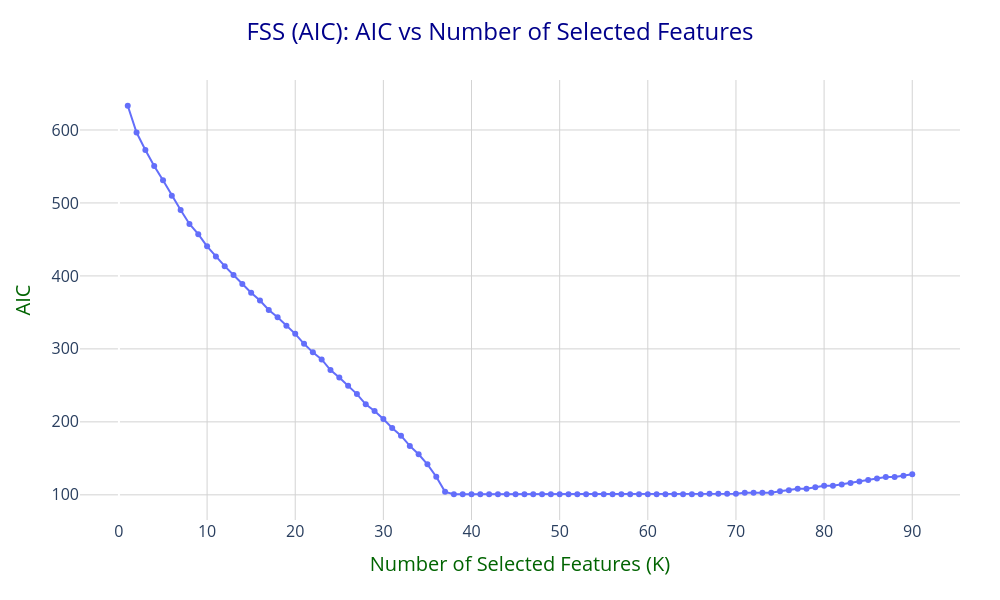
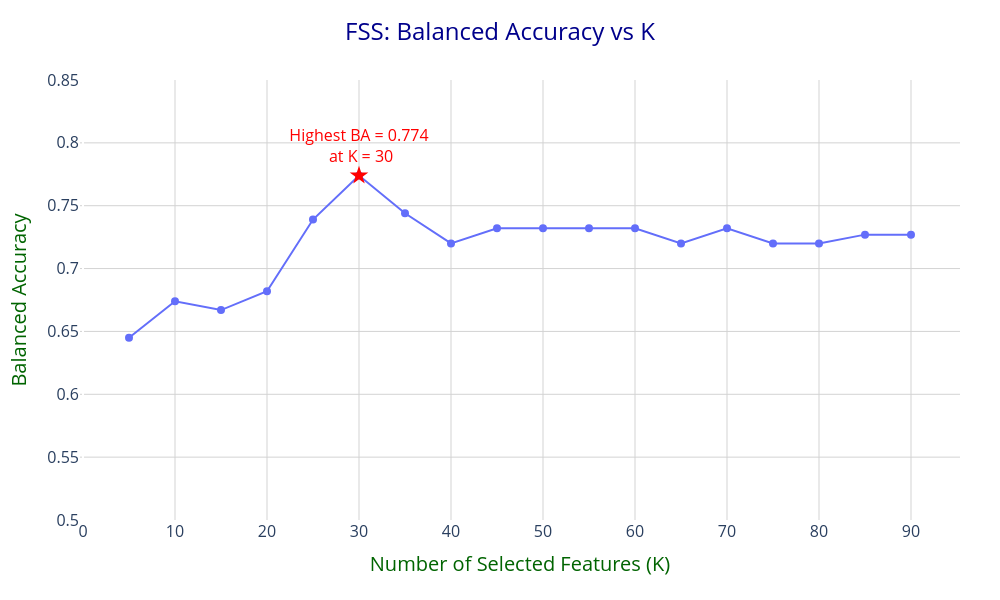
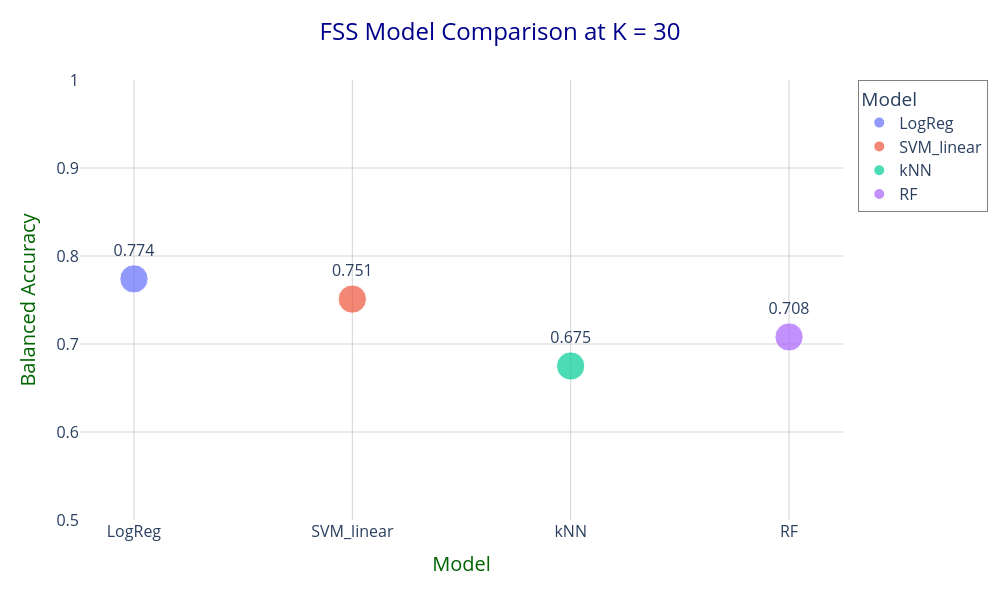

The notebook cell these images were saved under, in order:
### Markdown cell above
### **1.2.1: FORWARD STEPWISE SELECTION (FSS)**

### Code cell
print("\n" + "="*60)
print("1.2.1: FORWARD STEPWISE SELECTION (AIC)")
print("="*60)

# a) Feature selection
def fss_aic_selection(X, y, max_features=200, verbose=True):
    """Forward stepwise selection using AIC with logistic regression."""
    y_arr = np.asarray(y)
    selected = []
    remaining = list(X.columns)
    records = []
    
    for step in range(1, max_features + 1):
        if not remaining:
            if verbose:
                print(f"No remaining features at step {step}, stopping.")
            break
        
        best_feat, best_aic = None, np.inf
        for cand in remaining:
            cols = selected + [cand]
            X_sub = sm.add_constant(X[cols], has_constant="add")
            try:
                model = sm.Logit(y_arr, X_sub).fit(disp=0)
                aic = model.aic
            except Exception:
                continue
        
            if aic < best_aic:
                best_aic = aic
                best_feat = cand
        
        if best_feat is None:
            if verbose:
                print(f"No valid candidate at step {step}, stopping.")
            break
        
        selected.append(best_feat)
        remaining.remove(best_feat)
        records.append({"K": len(selected), "Feature": best_feat, "AIC": best_aic})
        
        if verbose:
            print(f"Step {step}: added {best_feat}, K={len(selected)}, AIC={best_aic:.3f}")
    
    return selected, pd.DataFrame(records)

MAX_FEATURES_FSS = 200

def compute_fss():
    t0 = time.perf_counter()
    feats, aic_df = fss_aic_selection(X_tr, y_tr, max_features=MAX_FEATURES_FSS, verbose=True)
    runtime = time.perf_counter() - t0
    return {"feats": feats, "aic_df": aic_df, "time_select": runtime}

fss_cache = load_or_compute("fss_aic.pkl", compute_fss)
fss_feats = fss_cache["feats"]
fss_aic_df = fss_cache["aic_df"]
fss_time_select = fss_cache["time_select"]

print(f"\nFSS selection runtime: {fss_time_select:.2f} seconds")
show_df(fss_aic_df, "FSS AIC Results")

# Plot: AIC vs K
fig_fss_aic = px.line(fss_aic_df, x="K", y="AIC", markers=True)
fig_fss_aic.update_traces(
    hovertemplate="K = %{x}<br>AIC = %{y:.3f}<extra></extra>"
)
plotly_layout(fig_fss_aic, "FSS (AIC): AIC vs Number of Selected Features",
              "Number of Selected Features (K)", "AIC")
fig_fss_aic.show()
save_plotly_pdf(fig_fss_aic, "fss_aic_vs_k")

# b) Balanced accuracy over K values
print("\n--- Evaluating FSS over K values ---")
fss_ba_records = []
t0_eval = time.perf_counter()

for K in K_STANDARD_GRID:
    if K > len(fss_feats):
        continue
    feats_k = fss_feats[:K]
    pipe = make_pipeline(LogisticRegression(
        solver="liblinear", class_weight="balanced",
        max_iter=1000, random_state=RANDOM_STATE
    ))
    pipe.fit(X_tr[feats_k], y_tr)
    y_pred = pipe.predict(X_te[feats_k])
    ba = balanced_accuracy_score(y_te, y_pred)
    fss_ba_records.append({"Method": "FSS", "K": K, "Bal_Acc": fmt(ba)})

fss_time_eval = time.perf_counter() - t0_eval
fss_time_total = fss_time_select + fss_time_eval

fss_ba_df = pd.DataFrame(fss_ba_records)
print(f"FSS evaluation runtime: {fss_time_eval:.2f} seconds")
print(f"FSS total runtime: {fss_time_total:.2f} seconds")
show_df(fss_ba_df, "FSS Balanced Accuracy (first 10)")

# Plot: BA vs K
fig_fss_ba = plot_ba_vs_k(fss_ba_df, "FSS")
fig_fss_ba.show()
save_plotly_pdf(fig_fss_ba, "fss_ba_vs_k")

# c) Model comparison at optimal K
idx_best_fss = fss_ba_df["Bal_Acc"].idxmax()
K_opt_fss = int(fss_ba_df.loc[idx_best_fss, "K"])
print(f"\nOptimal K from FSS: {K_opt_fss}")

fss_results_df = evaluate_models(
    X_tr[fss_feats[:K_opt_fss]], X_te[fss_feats[:K_opt_fss]], 
    y_tr, y_te, "Forward Stepwise"
)
show_df(fss_results_df, f"FSS Model Comparison at K = {K_opt_fss}")

fig_fss_models = plot_model_comparison(fss_results_df, "FSS", K_opt_fss)
fig_fss_models.show()

### Figure 1 — Plotly figure (JSON) as saved in the notebook; plotly's stock layout.template omitted (floating-point values rounded to 4 significant figures)
{"data": [{"hovertemplate": "K = %{x}<br>AIC = %{y:.3f}<extra></extra>", "legendgroup": "", "line": {"color": "#636efa", "dash": "solid"}, "marker": {"symbol": "circle"}, "mode": "lines+markers", "name": "", "orientation": "v", "showlegend": false, "type": "scatter", "x": [1, 2, 3, 4, 5, 6, 7, 8, 9, 10, 11, 12, 13, 14, 15, 16, 17, 18, 19, 20, 21, 22, 23, 24, 25, 26, 27, 28, 29, 30, 31, 32, 33, 34, 35, 36, 37, 38, 39, 40, 41, 42, 43, 44, 45, 46, 47, 48, 49, 50, 51, 52, 53, 54, 55, 56, 57, 58, 59, 60, 61, 62, 63, 64, 65, 66, 67, 68, 69, 70, 71, 72, 73, 74, 75, 76, 77, 78, 79, 80, 81, 82, 83, 84, 85, 86, 87, 88, 89, 90], "xaxis": "x", "y": [633.2, 596.4, 572.5, 550.7, 531.1, 509.9, 490.3, 471.1, 457.3, 440.5, 426.6, 413.3, 401.2, 388.8, 377.0, 366.3, 353.2, 343.4, 331.7, 320.6, 306.9, 295.2, 285.6, 271.0, 260.9, 249.4, 238.1, 224.0, 215.0, 204.0, 191.5, 181.1, 167.1, 155.6, 141.8, 124.7, 104.1, 100.8, 100.8, 100.8, 100.8, 100.8, 100.8, 100.8, 100.8, 100.8, 100.8, 100.8, 100.8, 100.8, 100.8, 100.8, 100.8, 100.8, 100.8, 100.8, 100.8, 100.8, 100.8, 100.8, 100.8, 100.8, 100.8, 100.8, 100.8, 100.8, 101.5, 101.5, 101.5, 101.5, 102.8, 102.8, 102.8, 102.8, 104.8, 106.4, 108.3, 108.3, 110.3, 112.3, 112.3, 114.3, 116.3, 118.3, 120.3, 122.3, 124.3, 124.3, 126.3, 128.3], "yaxis": "y"}], "layout": {"height": 600, "legend": {"bgcolor": "rgba(255,255,255,0.8)", "bordercolor": "gray", "borderwidth": 1, "font": {"size": 16}, "tracegroupgap": 0}, "margin": {"b": 80, "l": 80, "r": 40, "t": 80}, "plot_bgcolor": "white", "title": {"font": {"color": "darkblue", "size": 24}, "text": "FSS (AIC): AIC vs Number of Selected Features", "x": 0.5}, "width": 1000, "xaxis": {"anchor": "y", "domain": [0, 1], "gridcolor": "lightgray", "showgrid": true, "tickfont": {"size": 16}, "title": {"font": {"color": "darkgreen", "size": 20}, "text": "Number of Selected Features (K)"}}, "yaxis": {"anchor": "x", "domain": [0, 1], "gridcolor": "lightgray", "showgrid": true, "tickfont": {"size": 16}, "title": {"font": {"color": "darkgreen", "size": 20}, "text": "AIC"}}}}

### Figure 2 — Plotly figure (JSON) as saved in the notebook; plotly's stock layout.template omitted (floating-point values rounded to 4 significant figures)
{"data": [{"hovertemplate": "K=%{x}<br>Balanced Acc=%{y:.3f}<extra></extra>", "legendgroup": "", "line": {"color": "#636efa", "dash": "solid", "width": 2}, "marker": {"size": 8, "symbol": "circle"}, "mode": "lines+markers", "name": "", "orientation": "v", "showlegend": false, "type": "scatter", "x": [5, 10, 15, 20, 25, 30, 35, 40, 45, 50, 55, 60, 65, 70, 75, 80, 85, 90], "xaxis": "x", "y": [0.645, 0.674, 0.667, 0.682, 0.739, 0.774, 0.744, 0.72, 0.732, 0.732, 0.732, 0.732, 0.72, 0.732, 0.72, 0.72, 0.727, 0.727], "yaxis": "y"}, {"hovertemplate": "<b>BEST</b><br>K=%{x}<br>BA=%{y:.3f}<extra></extra>", "marker": {"color": "red", "size": 14, "symbol": "star"}, "mode": "markers+text", "showlegend": false, "text": ["Highest BA = 0.774<br> at K = 30"], "textfont": {"color": "red", "size": 16}, "textposition": "top center", "type": "scatter", "x": [30], "y": [0.774]}], "layout": {"height": 600, "legend": {"bgcolor": "rgba(255,255,255,0.8)", "bordercolor": "gray", "borderwidth": 1, "font": {"size": 16}, "tracegroupgap": 0}, "margin": {"b": 80, "l": 80, "r": 40, "t": 80}, "plot_bgcolor": "white", "title": {"font": {"color": "darkblue", "size": 24}, "text": "FSS: Balanced Accuracy vs K", "x": 0.5}, "width": 1000, "xaxis": {"anchor": "y", "domain": [0, 1], "gridcolor": "lightgray", "showgrid": true, "tickfont": {"size": 16}, "title": {"font": {"color": "darkgreen", "size": 20}, "text": "Number of Selected Features (K)"}}, "yaxis": {"anchor": "x", "domain": [0, 1], "gridcolor": "lightgray", "range": [0.5, 0.85], "showgrid": true, "tickfont": {"size": 16}, "title": {"font": {"color": "darkgreen", "size": 20}, "text": "Balanced Accuracy"}}}}

### Figure 3 — Plotly figure (JSON) as saved in the notebook; plotly's stock layout.template omitted (floating-point values rounded to 4 significant figures)
{"data": [{"hovertemplate": "Model: %{x}<br>Balanced Acc: %{y:.3f}<extra></extra>", "legendgroup": "LogReg", "marker": {"color": "#636efa", "size": [15], "sizemode": "area", "sizeref": 0.0375, "symbol": "circle"}, "mode": "markers+text", "name": "LogReg", "orientation": "v", "showlegend": true, "text": [0.774], "textfont": {"size": 16}, "textposition": "top center", "texttemplate": "%{text:.3f}", "type": "scatter", "x": ["LogReg"], "xaxis": "x", "y": [0.774], "yaxis": "y"}, {"hovertemplate": "Model: %{x}<br>Balanced Acc: %{y:.3f}<extra></extra>", "legendgroup": "SVM_linear", "marker": {"color": "#EF553B", "size": [15], "sizemode": "area", "sizeref": 0.0375, "symbol": "circle"}, "mode": "markers+text", "name": "SVM_linear", "orientation": "v", "showlegend": true, "text": [0.751], "textfont": {"size": 16}, "textposition": "top center", "texttemplate": "%{text:.3f}", "type": "scatter", "x": ["SVM_linear"], "xaxis": "x", "y": [0.751], "yaxis": "y"}, {"hovertemplate": "Model: %{x}<br>Balanced Acc: %{y:.3f}<extra></extra>", "legendgroup": "kNN", "marker": {"color": "#00cc96", "size": [15], "sizemode": "area", "sizeref": 0.0375, "symbol": "circle"}, "mode": "markers+text", "name": "kNN", "orientation": "v", "showlegend": true, "text": [0.675], "textfont": {"size": 16}, "textposition": "top center", "texttemplate": "%{text:.3f}", "type": "scatter", "x": ["kNN"], "xaxis": "x", "y": [0.675], "yaxis": "y"}, {"hovertemplate": "Model: %{x}<br>Balanced Acc: %{y:.3f}<extra></extra>", "legendgroup": "RF", "marker": {"color": "#ab63fa", "size": [15], "sizemode": "area", "sizeref": 0.0375, "symbol": "circle"}, "mode": "markers+text", "name": "RF", "orientation": "v", "showlegend": true, "text": [0.708], "textfont": {"size": 16}, "textposition": "top center", "texttemplate": "%{text:.3f}", "type": "scatter", "x": ["RF"], "xaxis": "x", "y": [0.708], "yaxis": "y"}], "layout": {"height": 600, "legend": {"bgcolor": "rgba(255,255,255,0.8)", "bordercolor": "gray", "borderwidth": 1, "font": {"size": 16}, "itemsizing": "constant", "title": {"text": "Model"}, "tracegroupgap": 0}, "margin": {"b": 80, "l": 80, "r": 40, "t": 80}, "plot_bgcolor": "white", "title": {"font": {"color": "darkblue", "size": 24}, "text": "FSS Model Comparison at K = 30", "x": 0.5}, "width": 1000, "xaxis": {"anchor": "y", "categoryarray": ["LogReg", "SVM_linear", "kNN", "RF"], "categoryorder": "array", "domain": [0, 1], "gridcolor": "lightgray", "showgrid": true, "tickfont": {"size": 16}, "title": {"font": {"color": "darkgreen", "size": 20}, "text": "Model"}}, "yaxis": {"anchor": "x", "domain": [0, 1], "gridcolor": "lightgray", "range": [0.5, 1], "showgrid": true, "tickfont": {"size": 16}, "title": {"font": {"color": "darkgreen", "size": 20}, "text": "Balanced Accuracy"}}}}
